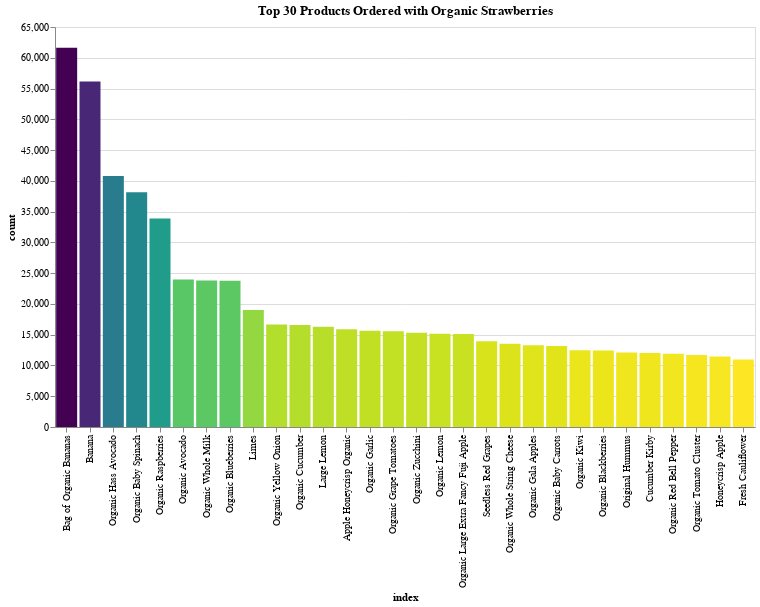

Notebook code for this chart:
### Code cell
chart_title = "Top 30 Products Ordered with Organic Strawberries"
x_label = "index:O"
y_label = 'count:Q'
pct_of_orders = 'pct_orders:Q'
product_num = 'product_num:O'



alt.Chart(top_items_org_strawb).mark_bar().encode(
    alt.X(x_label, bin=False, sort=org_straw_order_list),
    alt.Y(y_label),
#     alt.ColorValue('darkorange'),
#     color = alt.Color('order_hour_of_day', alt.ColorValue("blue")),
#     color='orange',
    color = alt.Color(y_label, legend=None, sort="descending", scale=alt.Scale(scheme='viridis')),
    tooltip=[alt.Tooltip(x_label, title="Item"), alt.Tooltip(y_label), alt.Tooltip(pct_of_orders), alt.Tooltip(product_num)]
    ).properties(title=chart_title, width=700, height=400)

### Figure 1 — Vega-Lite specification as saved in the notebook (floating-point values rounded to 4 significant figures)
{"$schema": "https://vega.github.io/schema/vega-lite/v2.6.0.json", "config": {"background": "white", "view": {"height": 300, "width": 400}}, "data": {"name": "data-f2633522d2a9dcf5b31551030df3f3fd"}, "datasets": {"data-f2633522d2a9dcf5b31551030df3f3fd": [{"count": 61628, "index": "Bag of Organic Bananas", "pct_orders": 23.28, "product_num": 13176}, {"count": 56156, "index": "Banana", "pct_orders": 21.22, "product_num": 24852}, {"count": 40794, "index": "Organic Hass Avocado", "pct_orders": 15.41, "product_num": 47209}, {"count": 38134, "index": "Organic Baby Spinach", "pct_orders": 14.41, "product_num": 21903}, {"count": 33863, "index": "Organic Raspberries", "pct_orders": 12.79, "product_num": 27966}, {"count": 23984, "index": "Organic Avocado", "pct_orders": 9.061, "product_num": 47766}, {"count": 23813, "index": "Organic Whole Milk", "pct_orders": 8.997, "product_num": 27845}, {"count": 23756, "index": "Organic Blueberries", "pct_orders": 8.975, "product_num": 39275}, {"count": 18999, "index": "Limes", "pct_orders": 7.178, "product_num": 26209}, {"count": 16651, "index": "Organic Yellow Onion", "pct_orders": 6.291, "product_num": 22935}, {"count": 16555, "index": "Organic Cucumber", "pct_orders": 6.255, "product_num": 30391}, {"count": 16305, "index": "Large Lemon", "pct_orders": 6.16, "product_num": 47626}, {"count": 15870, "index": "Apple Honeycrisp Organic", "pct_orders": 5.996, "product_num": 8277}, {"count": 15627, "index": "Organic Garlic", "pct_orders": 5.904, "product_num": 24964}, {"count": 15573, "index": "Organic Grape Tomatoes", "pct_orders": 5.884, "product_num": 40706}, {"count": 15320, "index": "Organic Zucchini", "pct_orders": 5.788, "product_num": 45007}, {"count": 15152, "index": "Organic Lemon", "pct_orders": 5.725, "product_num": 5876}, {"count": 15113, "index": "Organic Large Extra Fancy Fuji Apple", "pct_orders": 5.71, "product_num": 19057}, {"count": 13935, "index": "Seedless Red Grapes", "pct_orders": 5.265, "product_num": 4920}, {"count": 13513, "index": "Organic Whole String Cheese", "pct_orders": 5.105, "product_num": 22035}, {"count": 13298, "index": "Organic Gala Apples", "pct_orders": 5.024, "product_num": 37646}, {"count": 13156, "index": "Organic Baby Carrots", "pct_orders": 4.97, "product_num": 42265}, {"count": 12486, "index": "Organic Kiwi", "pct_orders": 4.717, "product_num": 39928}, {"count": 12444, "index": "Organic Blackberries", "pct_orders": 4.701, "product_num": 26604}, {"count": 12124, "index": "Original Hummus", "pct_orders": 4.581, "product_num": 30489}, {"count": 12045, "index": "Cucumber Kirby", "pct_orders": 4.551, "product_num": 49683}, {"count": 11913, "index": "Organic Red Bell Pepper", "pct_orders": 4.501, "product_num": 10749}, {"count": 11680, "index": "Organic Tomato Cluster", "pct_orders": 4.413, "product_num": 41950}, {"count": 11465, "index": "Honeycrisp Apple", "pct_orders": 4.332, "product_num": 45066}, {"count": 10976, "index": "Fresh Cauliflower", "pct_orders": 4.147, "product_num": 27104}]}, "encoding": {"color": {"field": "count", "legend": null, "scale": {"scheme": "viridis"}, "sort": "descending", "type": "quantitative"}, "tooltip": [{"field": "index", "title": "Item", "type": "ordinal"}, {"field": "count", "type": "quantitative"}, {"field": "pct_orders", "type": "quantitative"}, {"field": "product_num", "type": "ordinal"}], "x": {"bin": false, "field": "index", "sort": ["Bag of Organic Bananas", "Banana", "Organic Hass Avocado", "Organic Baby Spinach", "Organic Raspberries", "Organic Avocado", "Organic Whole Milk", "Organic Blueberries", "Limes", "Organic Yellow Onion", "Organic Cucumber", "Large Lemon", "Apple Honeycrisp Organic", "Organic Garlic", "Organic Grape Tomatoes", "Organic Zucchini", "Organic Lemon", "Organic Large Extra Fancy Fuji Apple", "Seedless Red Grapes", "Organic Whole String Cheese", "Organic Gala Apples", "Organic Baby Carrots", "Organic Kiwi", "Organic Blackberries", "Original Hummus", "Cucumber Kirby", "Organic Red Bell Pepper", "Organic Tomato Cluster", "Honeycrisp Apple", "Fresh Cauliflower"], "type": "ordinal"}, "y": {"field": "count", "type": "quantitative"}}, "height": 400, "mark": "bar", "title": "Top 30 Products Ordered with Organic Strawberries", "width": 700}
